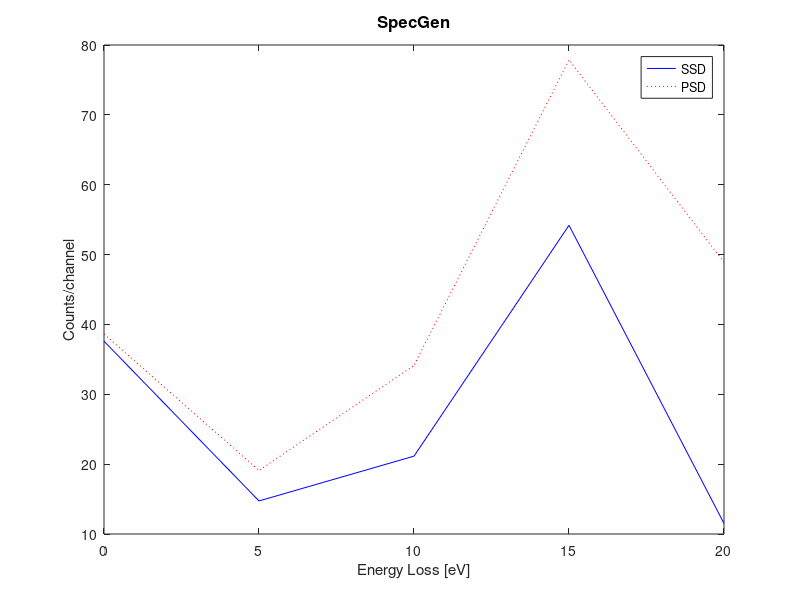

This chart was generated by the following MATLAB code:
function SpecGen(ep,wp,wz,ez,epc,a0,tol,nd,back,fback,cpe)
%      SpecGen.m: GENERATES A PLURAL-SCATTERING DISTRIBUTION
%      FROM A GAUSSIAN-SHAPED SSD OF WIDTH WP, PEAKED AT EP,
%      WITH BACKGROUND AND POISSON SHOT NOISE 
% Details in R.F.Egerton: EELS in the Electron Microscope, 3rd edition, Springer 2011)
% Version 10.11.26

fprintf('   SpecGen(ep,wp,wz,ez,epc,a0,tol,nd,back,fback,cpe)\n');

    persistent psd ssd ;

if isempty(psd), psd=zeros(1,1024); end;
if isempty(ssd), ssd=zeros(1,1024); end;
fid_1=fopen('SpecGen.ssd','w+');
%      contains SSD in xy format, with no background
fid_2=fopen('SpecGen.psd','w+');
%      contains the plural scattering distrib. with Z-L at EZ

if(nargin < 11) % counts number of inputs
    ep = input('SpecGen: plasmon energy (eV) = ');
    wp = input('plasmon FWHM (eV) : ');
    wz = input('zero-loss FWHM (eV): ');
    ez = input('zero-loss offset from first channel (eV): ');
    epc = input('eV/channel: ');
    a0 = input('zero-loss counts: ');
    tol = input('t/lambda: ');
    nd = input('number of channels: ');
    back = input('instrumental background level (counts/channel): ');
    fback = input('instrumental noise/background (e.g. 0.1): ');
    cpe = input('spectral counts per beam electron (e.g. 0.1): ');    
else
    fprintf('SpecGen: plasmon energy (eV) = %g\n',ep);
    fprintf('plasmon FWHM (eV) : %g\n',wp);
    fprintf('zero-loss FWHM (eV): %g\n',wz);
    fprintf('zero-loss offset from first channel (eV): %g\n',ez);
    fprintf('eV/channel: %g\n',epc);
    fprintf('zero-loss counts: %g\n',a0);
    fprintf('t/lambda: %g\n',tol);
    fprintf('number of channels: %g\n',nd);
    fprintf('instrumental background level (counts/channel): %g\n',back);
    fprintf('instrumental noise/background (e.g. 0.1): %g\n',fback);
    fprintf('spectral counts per beam electron (e.g. 0.1): %g\n',cpe);
end


fprintf(1,'-------------------------------\n');
fpoiss = cpe^0.5; %
sz = wz/1.665; %convert from FWHM to standard deviation
sp = wp/1.665;
hz = a0/sz/1.772; %height of ZLP (epc* removed)
rlnum=1.23456;

%     calculate intensity at each energy loss E :
for i=1:nd
    e = (i)*epc - ez;
    fac = 1;
    psd(i) = 0;
    %     sum contribution from each order of scattering:
    for order=0:14
        sn=sqrt(sz*sz+order*sp*sp);
        xpnt=(e-order*ep)^2/sn/sn;
        if(xpnt>20.0)
            expo=0.0;
        end;
        if(xpnt<=20.0)
            expo=exp(-xpnt);
        end;
        dne=hz*sz/sn*expo/fac*tol^order;
        rndnum=2*((fix(rlnum))-rlnum);
        snoise=fpoiss*(sqrt(dne)*rndnum);
        rlnum=9.8765*rndnum;
        if(order==1) %check if 1 or 0
            bnoise=fback*back*rndnum;
            ssd(i)=dne+sqrt(snoise*snoise+bnoise*bnoise);
            outssd(i)=ssd(i)+ back;
            fprintf(fid_1,['%0.15g %0.15g \n'], e,ssd(i)+back);
        end;
        psd(i)=psd(i)+dne;
        fac=fac*(order+1);
        
    end;
    snoise=fpoiss*(sqrt(psd(i))*rndnum);
    fprintf(fid_2,['%0.15g %0.15g \n'], e,psd(i)+sqrt(snoise*snoise+bnoise*bnoise)+back);
    outpsd(i)=psd(i)+sqrt(snoise*snoise+bnoise*bnoise)+back;
    eout(i) = e; 
    end;
    
figure;
plot(eout,outssd,'b');
hold on;
plot(eout,outpsd,':r');
legend('SSD','PSD');
title('SpecGen','FontSize',12);
xlabel('Energy Loss [eV]');
ylabel('Counts/channel');
hold off;
fclose(fid_1);
fclose(fid_2);
end


